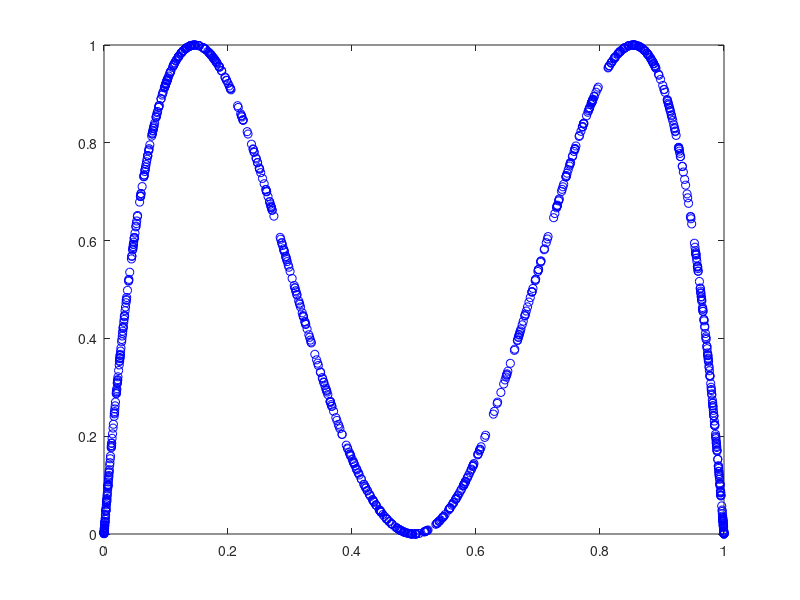
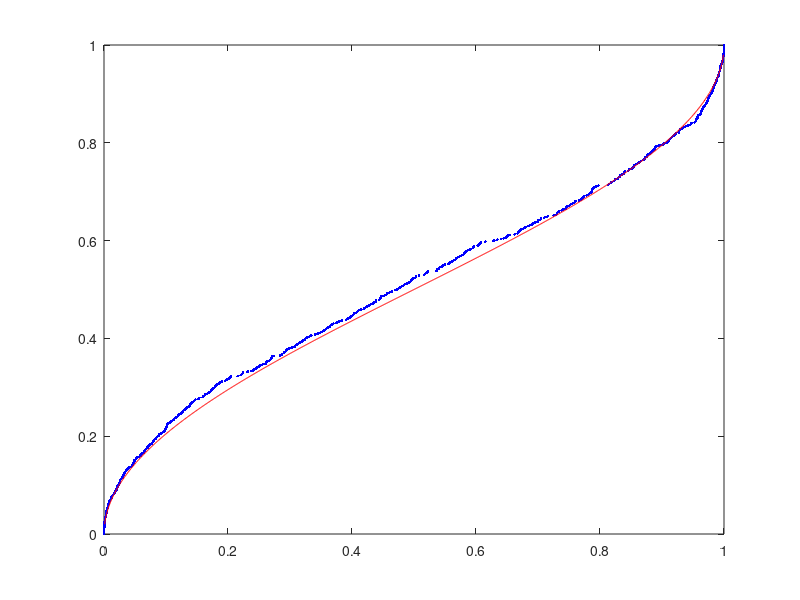
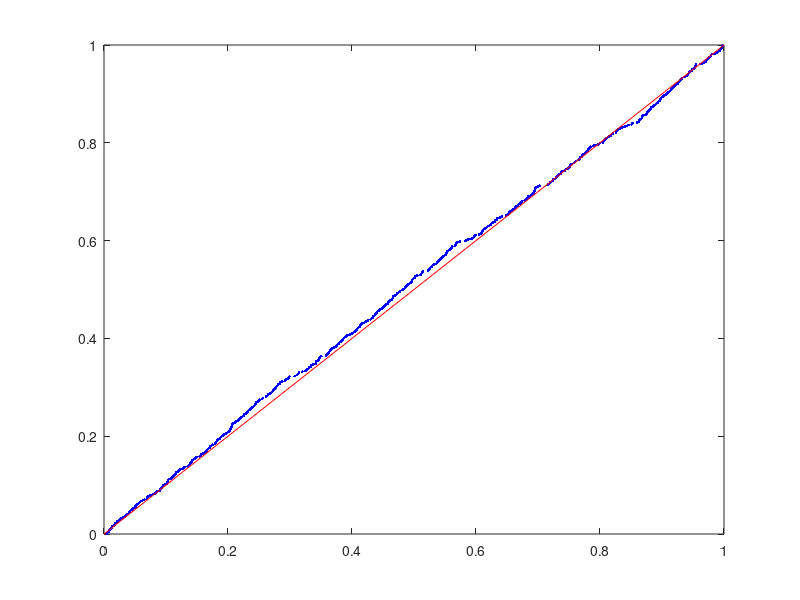
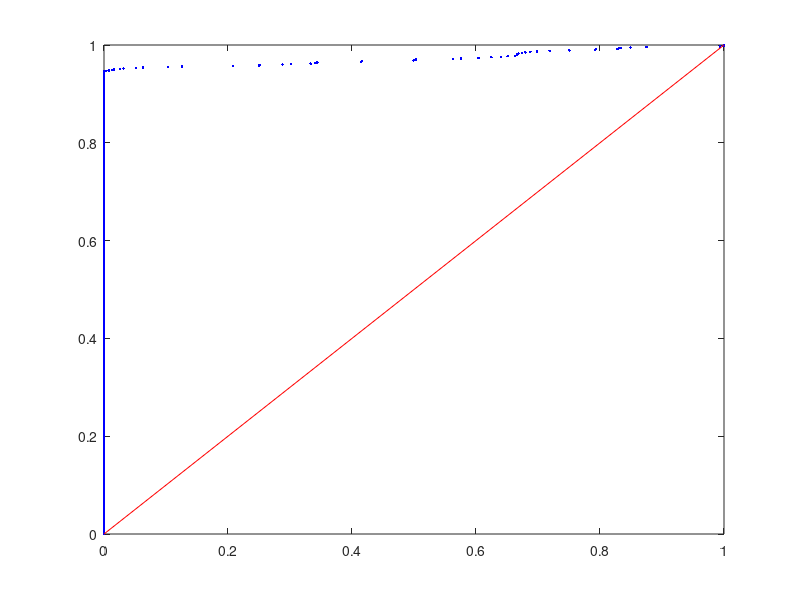

These figures' MATLAB source, in order:
% =========================================================
% PARTE 1: GENERACIÓN DE NÚMEROS PSEUDOALEATORIOS (MAPA LOGÍSTICO)
% =========================================================
n=1000;
x=zeros(n,1);
x(1)=rand(1,1); % Semilla inicial aleatoria entre 0 y 1
for k=2:n
  % Ecuación del Mapa Logístico (x_{k+1} = 4*x_k*(1-x_k))
  % Es un sistema dinámico caótico determinista.
  x(k)=4*x(k-1)*(1-x(k-1));
end

% Gráfica de Retardo (Phase Space Plot)
% Dibuja x(k) contra x(k+2). No se ve una nube uniforme, sino una parábola
% porque el sistema es determinista (el siguiente valor depende del anterior).
plot(x(1:n-2),x(3:n),'bo')

% =========================================================
% PARTE 2: DISTRIBUCIÓN DE LOS DATOS (FUNCIÓN DE DISTRIBUCIÓN ACUMULADA)
% =========================================================
figure
% Grafica la CDF empírica de los datos x
plot(sort(x),[1:n]/(n+1),'b.')
hold on
% Superpone la CDF teórica del Mapa Logístico (Distribución de Arcoseno)
% F(x) = 0.5 + asin(2x - 1)/pi
plot([1:n]/(n+1),0.5+asin(2*[1:n]/(n+1)-1)/pi,'r')

% =========================================================
% PARTE 3: TRANSFORMACIÓN A DISTRIBUCIÓN UNIFORME
% =========================================================
% Aplicamos la inversa de la CDF teórica a los datos (Transformada Integral de Probabilidad)
% y = F(x). Por teoría, esto convierte cualquier variable con CDF F en una uniforme [0,1]
y=0.5+asin(2*x-1)/pi;
figure
plot(sort(y),[1:n]/(n+1),'b.')
hold on
% Línea de referencia para una distribución perfectamente uniforme
plot([0,1],[0,1],'r-')

% =========================================================
% PARTE 4: OTRO GENERADOR: MAPA TIENDA DE CAMPAÑA (TENT MAP)
% =========================================================
U=zeros(n,1);
U(1)=rand(1,1);
for k=2:n
  % Ecuación del Mapa Tienda (U_{k+1} = 1 - |1 - 2*U_k|)
  % Es otro sistema caótico, pero su distribución natural SÍ es uniforme.
  U(k)=1-abs(1-2*U(k-1));
end
figure
plot(sort(U),[1:n]/(n+1),'b.')
hold on
% Línea de referencia para una distribución uniforme
plot([0,1],[0,1],'r-')
